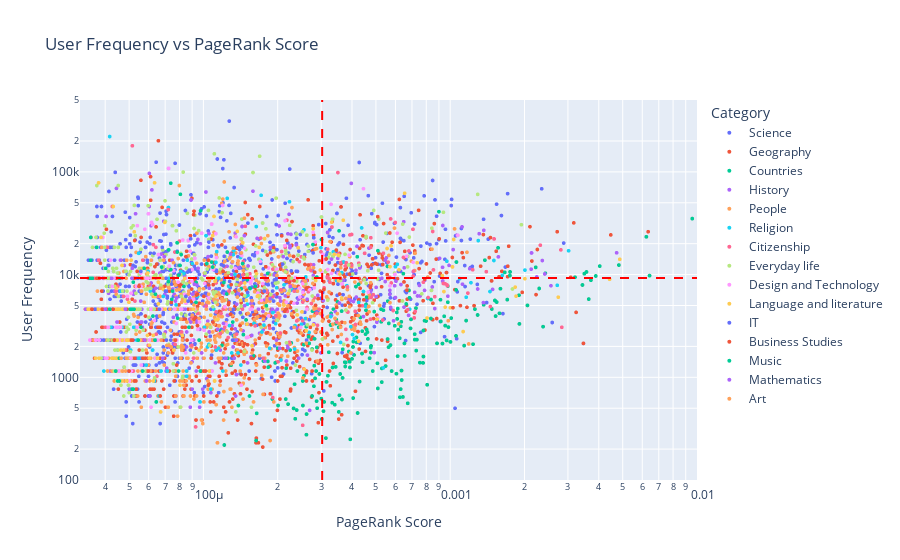

Notebook code cell kept with this figure:
### Markdown cell above
# Pagerank vs user frequency

### Code cell
freVpr = get_pageVSfreq_data(data, df_hubs)
plot_pageVSfreq(freVpr, category=None)

### Figure 1 — Plotly figure (JSON) as saved in the notebook; plotly's stock layout.template omitted (floating-point values rounded to 4 significant figures; data arrays with more than 128 entries replaced by an {"elided": "..."} marker saying what was removed)
{"data": [{"customdata": {"elided": "840x1 str values"}, "hovertemplate": "Category=Science<br>PageRank Score=%{x}<br>User Frequency=%{y}<br>article_name=%{customdata[0]}<extra></extra>", "legendgroup": "Science", "marker": {"color": "#636efa", "opacity": 1, "size": 4, "symbol": "circle"}, "mode": "markers", "name": "Science", "showlegend": true, "type": "scattergl", "x": {"elided": "840 float values"}, "xaxis": "x", "y": {"elided": "840 float values"}, "yaxis": "y"}, {"customdata": {"elided": "860x1 str values"}, "hovertemplate": "Category=Geography<br>PageRank Score=%{x}<br>User Frequency=%{y}<br>article_name=%{customdata[0]}<extra></extra>", "legendgroup": "Geography", "marker": {"color": "#EF553B", "opacity": 1, "size": 4, "symbol": "circle"}, "mode": "markers", "name": "Geography", "showlegend": true, "type": "scattergl", "x": {"elided": "860 float values"}, "xaxis": "x", "y": {"elided": "860 float values"}, "yaxis": "y"}, {"customdata": {"elided": "223x1 str values"}, "hovertemplate": "Category=Countries<br>PageRank Score=%{x}<br>User Frequency=%{y}<br>article_name=%{customdata[0]}<extra></extra>", "legendgroup": "Countries", "marker": {"color": "#00cc96", "opacity": 1, "size": 4, "symbol": "circle"}, "mode": "markers", "name": "Countries", "showlegend": true, "type": "scattergl", "x": {"elided": "223 float values"}, "xaxis": "x", "y": {"elided": "223 float values"}, "yaxis": "y"}, {"customdata": {"elided": "374x1 str values"}, "hovertemplate": "Category=History<br>PageRank Score=%{x}<br>User Frequency=%{y}<br>article_name=%{customdata[0]}<extra></extra>", "legendgroup": "History", "marker": {"color": "#ab63fa", "opacity": 1, "size": 4, "symbol": "circle"}, "mode": "markers", "name": "History", "showlegend": true, "type": "scattergl", "x": {"elided": "374 float values"}, "xaxis": "x", "y": {"elided": "374 float values"}, "yaxis": "y"}, {"customdata": {"elided": "519x1 str values"}, "hovertemplate": "Category=People<br>PageRank Score=%{x}<br>User Frequency=%{y}<br>article_name=%{customdata[0]}<extra></extra>", "legendgroup": "People", "marker": {"color": "#FFA15A", "opacity": 1, "size": 4, "symbol": "circle"}, "mode": "markers", "name": "People", "showlegend": true, "type": "scattergl", "x": {"elided": "519 float values"}, "xaxis": "x", "y": {"elided": "519 float values"}, "yaxis": "y"}, {"customdata": [["Christianity"], ["Religion"], ["Roman Catholic Church"], ["Philosophy"], ["Islam"], ["Greek mythology"], ["Norse mythology"], ["Jesus"], ["Roman mythology"], ["Judaism"], ["Bible"], ["God"], ["Church of England"], ["Buddhism"], ["Hinduism"], ["Age of Enlightenment"], ["Zeus"], ["Mind"], ["Deity"], ["Logic"], ["Pope"], ["Ethics"], ["Folklore"], ["Crusades"], ["Athena"], ["Political philosophy"], ["Confucianism"], ["Anglicanism"], ["Eastern Orthodox Church"], ["Odin"], ["Thor"], ["Existentialism"], ["Last Supper"], ["Atheism"], ["Apollo"], ["Spring Heeled Jack"], ["Anglican Communion"], ["Humanism"], ["Philosophy of mind"], ["Creationism"], ["Creationism"], ["Anarchism"], ["Creation-evolution controversy"], ["Names of God in Judaism"], ["Jupiter (mythology)"], ["Mysticism"], ["Spanish Inquisition"], ["Qur'an"], ["Mosque"], ["Celtic mythology"], ["Taoism"], ["Deluge (mythology)"], ["First Crusade"], ["Vampire"], ["Church of Ireland"], ["Pentateuch"], ["Mecca"], ["Heliocentrism"], ["Empiricism"], ["Trinity"], ["Brahman"], ["Religious Society of Friends"], ["Sikhism"], ["Shinto"], ["Allah"], ["Apostolic Succession"], ["Bahá'í Faith"], ["Atlantis"], ["Abbey"], ["Christian monasticism"], ["Swastika"], ["Abbot"], ["Utilitarianism"], ["Dead Sea scrolls"], ["Ganesha"], ["Zionism"], ["Scottish mythology"], ["East-West Schism"], ["Osiris"], ["Flat Earth"], ["Flat Earth"], ["Shroud of Turin"], ["Mormon"], ["Maya mythology"], ["Second Crusade"], ["Scottish Episcopal Church"], ["Idolatry"], ["Agnosticism"], ["Abhidhamma Pitaka"], ["Episcopal polity"], ["Book of Common Prayer"], ["Catholic social teaching"], ["Jehovah"], ["Allegory in the Middle Ages"], ["Stoicism"], ["First Council of Nicaea"], ["Sermon on the Mount"], ["Pali Canon"], ["Kohlberg's stages of moral development"], ["German Crusade, 1096"], ["Slavic mythology"], ["Analytical Marxism"], ["Consolation of Philosophy"], ["Isis"], ["Lindisfarne Gospels"], ["Ghost Dance"], ["Albigensian Crusade"], ["Yeti"], ["Quetzalcoatl"], ["Opus Dei"], ["Opus Dei"], ["Tripitaka"], ["Capitoline Triad"], ["Trimurti"], ["Ordination of women"], ["Papal conclave"], ["Dualism (philosophy of mind)"], ["Vinaya"], ["Tao Te Ching"], ["Children's Crusade"], ["Rama"], ["Anglican Church of Australia"], ["I Ching"]], "hovertemplate": "Category=Religion<br>PageRank Score=%{x}<br>User Frequency=%{y}<br>article_name=%{customdata[0]}<extra></extra>", "legendgroup": "Religion", "marker": {"color": "#19d3f3", "opacity": 1, "size": 4, "symbol": "circle"}, "mode": "markers", "name": "Religion", "showlegend": true, "type": "scattergl", "x": [0.003018, 0.001299, 0.002009, 0.001503, 0.002715, 0.0004376, 0.0001713, 0.0009692, 0.0002232, 0.001625, 0.001214, 0.001093, 0.0006105, 0.001449, 0.001161, 0.0006002, 0.0003363, 0.0002556, 0.0002994, 0.00037, 0.00081, 0.0005689, 0.000347, 0.0003637, 0.0001707, 0.0002599, 0.0003814, 0.0004453, 0.0006853, 0.0001328, 0.0001025, 0.0001416, 0.0001638, 0.0004257, 0.0002122, 4.171e-05, 0.0004529, 0.0001982, 0.0001132, 0.0001124, 0.0001124, 0.0003282, 7.219e-05, 0.0001249, 0.0001322, 0.0001516, 0.0002268, 0.000402, 0.0003597, 9.008e-05, 0.0003957, 0.0001342, 0.0001885, 8.338e-05, 0.0002496, 0.0001449, 0.0002682, 0.0001507, 0.0002351, 0.0002589, 0.0001491, 0.0001604, 0.0004083, 0.0001916, 0.0001964, 0.000191, 0.0005363, 7.749e-05, 0.0001102, 0.0001267, 0.0001275, 0.0001727, 0.0002342, 8.607e-05, 9.467e-05, 0.0002062, 5.975e-05, 0.0001759, 4.864e-05, 5.466e-05, 5.466e-05, 8.105e-05, 0.0001039, 4.695e-05, 0.000101, 0.0001052, 0.0001149, 0.0001856, 0.0001155, 0.0001129, 0.0001418, 6.881e-05, 7.229e-05, 4.616e-05, 0.0001199, 0.0001335, 0.0001302, 0.0001381, 6.088e-05, 6.226e-05, 4.222e-05, 5.22e-05, 5.865e-05, 6.736e-05, 4.603e-05, 4.249e-05, 8.551e-05, 4.681e-05, 5.072e-05, 4.653e-05, 4.653e-05, 8.549e-05, 4.293e-05, 5.367e-05, 5.478e-05, 3.95e-05, 3.553e-05, 7.145e-05, 0.0001071, 6.335e-05, 9.691e-05, 6.605e-05, 4.853e-05], "xaxis": "x", "y": [17060.0, 21430.0, 11060.0, 13720.0, 7866.0, 28480.0, 59170.0, 13490.0, 51140.0, 9811.0, 8343.0, 9135.0, 12580.0, 6842.0, 6023.0, 11930.0, 16700.0, 27260.0, 18270.0, 13250.0, 5855.0, 9372.0, 8718.0, 10450.0, 13810.0, 9496.0, 7801.0, 6847.0, 4604, 17100.0, 23940.0, 14680.0, 29350.0, 5353.0, 7938.0, 220992, 4925.0, 7437.0, 16740.0, 13150.0, 13150.0, 3903.0, 44889, 55250.0, 15650.0, 6278.0, 7269.0, 2606.0, 2185.0, 12790.0, 3111.0, 10050.0, 5883.0, 10230.0, 3289.0, 18416, 2734.0, 5146.0, 3187.0, 3727.0, 6139.0, 3348.0, 2381.0, 4297.0, 3325.0, 4275.0, 1235.0, 5064.0, 4604, 7673.0, 3187.0, 2762.0, 1883.0, 13810.0, 6139.0, 1473.0, 10740.0, 3223.0, 10740.0, 16110.0, 16110.0, 10740.0, 1973.0, 6906, 3069.0, 2093.0, 1918.0, 1918.0, 9208, 1842.0, 1315.0, 6139.0, 9208, 6906, 1151, 2302, 1726.0, 1726.0, 6906, 1842.0, 3069.0, 3069.0, 1315.0, 1151, 3069.0, 4604, 1023.0, 3069.0, 1842.0, 1535.0, 1535.0, 1151, 4604, 2302, 1535.0, 1151, 4604, 1151, 767.3, 920.8, 575.5, 657.7, 1535.0], "yaxis": "y"}, {"customdata": {"elided": "193x1 str values"}, "hovertemplate": "Category=Citizenship<br>PageRank Score=%{x}<br>User Frequency=%{y}<br>article_name=%{customdata[0]}<extra></extra>", "legendgroup": "Citizenship", "marker": {"color": "#FF6692", "opacity": 1, "size": 4, "symbol": "circle"}, "mode": "markers", "name": "Citizenship", "showlegend": true, "type": "scattergl", "x": {"elided": "193 float values"}, "xaxis": "x", "y": {"elided": "193 float values"}, "yaxis": "y"}, {"customdata": {"elided": "308x1 str values"}, "hovertemplate": "Category=Everyday life<br>PageRank Score=%{x}<br>User Frequency=%{y}<br>article_name=%{customdata[0]}<extra></extra>", "legendgroup": "Everyday life", "marker": {"color": "#B6E880", "opacity": 1, "size": 4, "symbol": "circle"}, "mode": "markers", "name": "Everyday life", "showlegend": true, "type": "scattergl", "x": {"elided": "308 float values"}, "xaxis": "x", "y": {"elided": "308 float values"}, "yaxis": "y"}, {"customdata": {"elided": "161x1 str values"}, "hovertemplate": "Category=Design and Technology<br>PageRank Score=%{x}<br>User Frequency=%{y}<br>article_name=%{customdata[0]}<extra></extra>", "legendgroup": "Design and Technology", "marker": {"color": "#FF97FF", "opacity": 1, "size": 4, "symbol": "circle"}, "mode": "markers", "name": "Design and Technology", "showlegend": true, "type": "scattergl", "x": {"elided": "161 float values"}, "xaxis": "x", "y": {"elided": "161 float values"}, "yaxis": "y"}, {"customdata": {"elided": "133x1 str values"}, "hovertemplate": "Category=Language and literature<br>PageRank Score=%{x}<br>User Frequency=%{y}<br>article_name=%{customdata[0]}<extra></extra>", "legendgroup": "Language and literature", "marker": {"color": "#FECB52", "opacity": 1, "size": 4, "symbol": "circle"}, "mode": "markers", "name": "Language and literature", "showlegend": true, "type": "scattergl", "x": {"elided": "133 float values"}, "xaxis": "x", "y": {"elided": "133 float values"}, "yaxis": "y"}, {"customdata": [["Computer"], ["Internet"], ["Computer science"], ["Microsoft Windows"], ["World Wide Web"], ["Microsoft"], ["Computer programming"], ["Programming language"], ["DVD"], ["Linux"], ["Macintosh"], ["Integrated circuit"], ["Compact Disc"], ["Google"], ["Unix"], ["IPod"], ["Central processing unit"], ["Cryptography"], ["Open source"], ["Wikipedia"], ["History of the Internet"], ["Functional programming"], ["Windows XP"], ["Speech synthesis"], ["Bioinformatics"], ["Gmail"], ["Floppy disk"], ["C++"], ["Internet Explorer"], ["Mozilla Firefox"], ["GNU"], ["Spyware"], ["Quantum computer"], ["OpenOffice.org"], ["History of computing hardware"], ["Markup language"], ["Windows Vista"], ["Imperative programming"], ["Perl"], ["Podcasting"], ["GNOME"], ["Wikimedia Foundation"], ["Commodore 64"], ["GNU Project"], ["GNU Project"], ["X Window System"], ["HTTP cookie"], ["Enigma machine"], ["ASCII"], ["TeX"], ["Python (programming language)"], ["Emacs"], ["Ajax (programming)"], ["Brute force attack"], ["BASIC"], ["Scheme programming language"], ["Phishing"], ["OpenBSD"], ["Windows 2000"], ["CPU cache"], ["ZX Spectrum"], ["RSS (file format)"], ["Moore's Law"], ["Acorn Computers"], ["Ubuntu (Linux distribution)"], ["Napster"], ["Wikinews"], ["Caesar cipher"]], "hovertemplate": "Category=IT<br>PageRank Score=%{x}<br>User Frequency=%{y}<br>article_name=%{customdata[0]}<extra></extra>", "legendgroup": "IT", "marker": {"color": "#636efa", "opacity": 1, "size": 4, "symbol": "circle"}, "mode": "markers", "name": "IT", "showlegend": true, "type": "scattergl", "x": [0.0008487, 0.00101, 0.0004278, 0.0003797, 0.0002237, 0.0003611, 0.0001199, 0.0002144, 0.0003821, 0.0003237, 0.0001515, 0.00028, 0.0002782, 0.0001428, 0.0003506, 8.881e-05, 0.0002271, 0.0002094, 0.0001382, 0.0001077, 4.392e-05, 0.0001973, 0.000195, 8.904e-05, 0.0001986, 5.431e-05, 0.0001208, 0.0001892, 0.0001214, 0.0001203, 0.000153, 0.0001052, 0.0001146, 7.088e-05, 5.444e-05, 0.0001228, 0.0001184, 9.83e-05, 0.0001765, 7.964e-05, 0.0001511, 7.021e-05, 6.884e-05, 8.758e-05, 8.758e-05, 0.0001411, 7.834e-05, 7.991e-05, 0.0001325, 0.0001018, 6.812e-05, 8.498e-05, 5.191e-05, 5.418e-05, 6.308e-05, 0.0001129, 5.581e-05, 8.666e-05, 0.0001313, 7.055e-05, 6.808e-05, 7.083e-05, 5.429e-05, 3.78e-05, 6.632e-05, 3.633e-05, 4.827e-05, 3.95e-05], "xaxis": "x", "y": [82500.0, 47030.0, 123500.0, 55360.0, 106500.0, 45610.0, 107700.0, 49493, 10080.0, 13100.0, 31720.0, 22840.0, 16260.0, 18820.0, 11180.0, 22310.0, 10870.0, 12661, 18416, 15130.0, 98986, 30690.0, 10230.0, 59850.0, 17500.0, 56780.0, 12170.0, 14200.0, 15070.0, 10740.0, 14320.0, 20718, 19180.0, 38370.0, 55248, 18416, 12500.0, 43738, 6906.0, 12280.0, 6697.0, 6906, 4250.0, 11050.0, 11050.0, 4250.0, 16880.0, 10130.0, 4604, 6577.0, 18416, 6139.0, 12280.0, 9208, 16110.0, 10740.0, 10740.0, 5525.0, 2302, 9208, 1417.0, 2302, 9208, 9208, 4604, 4604, 1535.0, 2302], "yaxis": "y"}, {"customdata": [["Microsoft"], ["Petroleum"], ["Economics"], ["Currency"], ["Money"], ["Sony"], ["Nintendo"], ["Industry"], ["United States dollar"], ["Natural gas"], ["Advertising"], ["Corporation"], ["Business"], ["Tourism"], ["Mining"], ["Manufacturing"], ["Finance"], ["British East India Company"], ["Euro"], ["Market"], ["Employment"], ["Organization"], ["Coin"], ["List of circulating currencies"], ["Globalization"], ["Infrastructure"], ["Wall Street"], ["World Trade Organization"], ["Pottery"], ["Stock"], ["Stock"], ["Gold standard"], ["Cooperative"], ["Banknote"], ["Pound sterling"], ["AT&T"], ["Corporate finance"], ["Supply and demand"], ["Adam Smith"], ["Guild"], ["Household income in the United States"], ["Oil refinery"], ["Mercantilism"], ["John Maynard Keynes"], ["Accountancy"], ["Logistics"], ["Land (economics)"], ["Company (law)"], ["BAE Systems"], ["Minimum wage"], ["North Sea oil"], ["Numismatics"], ["Japanese yen"], ["Thomas Malthus"], ["Prospecting"], ["Investment banking"], ["Economy of Africa"], ["GlaxoSmithKline"], ["Bretton Woods system"], ["Das Kapital"], ["Economy of India"], ["World Bank Group"], ["Royal Dutch Shell"], ["BP"], ["HSBC"], ["J. S. Fry & Sons"], ["Economy of Pakistan"], ["Acorn Computers"], ["Sinclair Research Ltd"], ["Demand Note"], ["Income disparity"], ["Behavioral finance"], ["Vodafone"], ["Economic inequality"], ["Economy of the Republic of Ireland"], ["Renminbi"], ["Harley-Davidson"], ["Supply chain management"], ["Intel Corporation"], ["Rupee"]], "hovertemplate": "Category=Business Studies<br>PageRank Score=%{x}<br>User Frequency=%{y}<br>article_name=%{customdata[0]}<extra></extra>", "legendgroup": "Business Studies", "marker": {"color": "#EF553B", "opacity": 1, "size": 4, "symbol": "circle"}, "mode": "markers", "name": "Business Studies", "showlegend": true, "type": "scattergl", "x": [0.0003611, 0.001578, 0.00102, 0.003237, 0.0005087, 0.0002657, 0.0001576, 0.0007886, 0.001169, 0.0009662, 0.0003457, 0.0004441, 0.0005135, 0.001026, 0.0006681, 0.0005555, 0.0004603, 0.0003428, 0.00125, 0.0003904, 0.0004465, 0.0002272, 0.0003591, 0.0002286, 0.0002329, 0.0003467, 0.0001789, 0.0004292, 0.000298, 0.0003142, 0.0003142, 0.000266, 0.0002226, 0.0003079, 0.0004278, 0.0001295, 9.126e-05, 0.0002847, 0.0004231, 0.0002135, 6.43e-05, 0.0001288, 0.0001603, 0.0002039, 0.0001201, 9.465e-05, 8.497e-05, 0.0001197, 9.387e-05, 0.0001407, 0.0001004, 0.0002162, 0.0001468, 0.0001376, 5.24e-05, 4.046e-05, 5.485e-05, 9.297e-05, 0.0001403, 9.165e-05, 5.687e-05, 0.0001565, 7.707e-05, 5.812e-05, 0.0001093, 3.703e-05, 4.31e-05, 3.78e-05, 5.113e-05, 5.645e-05, 4.888e-05, 3.896e-05, 6.689e-05, 5.976e-05, 4.05e-05, 0.0001376, 3.535e-05, 5.276e-05, 4.354e-05, 5e-05], "xaxis": "x", "y": [45610.0, 9533.0, 14680.0, 4288.0, 36680.0, 53460.0, 34880.0, 9022.0, 4806.0, 10460.0, 17320.0, 19020.0, 16220.0, 4761.0, 7070.0, 9988.0, 12610.0, 12380.0, 4984.0, 10080.0, 5683.0, 19070.0, 9208, 32800.0, 8696.0, 4800.0, 11920.0, 4967.0, 4176.0, 14200.0, 14200.0, 12400.0, 8441.0, 7162.0, 1883.0, 7980.0, 38370.0, 5023.0, 2787.0, 4395.0, 29160.0, 4119.0, 4062.0, 3223.0, 10740.0, 6446.0, 14963, 7893.0, 6330.0, 3187.0, 6139.0, 4604, 2125.0, 2302, 9208, 27624, 7673.0, 3837.0, 2093.0, 3683.0, 1535.0, 1535.0, 2302, 1535.0, 3453, 9208, 4604, 9208, 2302, 9208, 4604, 4604, 657.7, 1151, 4604, 383.7, 4604, 1535.0, 2302, 1151], "yaxis": "y"}, {"customdata": [["Music"], ["Jazz"], ["The Beatles"], ["Musical instrument"], ["Hip hop music"], ["Folk music"], ["Music of the United States"], ["Guitar"], ["Piano"], ["American popular music"], ["Salsa music"], ["Rhythm and blues"], ["Nirvana (band)"], ["The Rolling Stones"], ["Reggae"], ["Synthesizer"], ["Trumpet"], ["U2"], ["Rapping"], ["Renaissance music"], ["Alternative rock"], ["Clarinet"], ["Queen (band)"], ["Flute"], ["Bluegrass music"], ["A cappella"], ["Oasis (band)"], ["Arctic Monkeys"], ["Reggaeton"], ["Recorder"], ["Drum and bass"], ["Brass instrument"], ["Ragtime"], ["Double bass"], ["Medieval music"], ["Gregorian chant"], ["Saxophone"], ["Music of Spain"], ["The Supremes"], ["Cello"], ["Ska"], ["I Want to Hold Your Hand"], ["Tin whistle"], ["Music of Barbados"], ["Duran Duran"], ["The Temptations"], ["Atonality"], ["Music of the trecento"], ["Music of Hawaii"], ["The Smiths"], ["Van Halen"], ["The Beatles discography"], ["Music of Ireland"], ["Eurovision Song Contest"], ["Glastonbury Festival"], ["Ray of Light"], ["Sgt. Pepper's Lonely Hearts Club Band"], ["Music of New Zealand"], ["The Rite of Spring"], ["Bohemian Rhapsody"], ["Iron Maiden"], ["Music of the Bahamas"], ["Music of Trinidad and Tobago"], ["Music of Dominica"], ["Ladysmith Black Mambazo"], ["Beatles for Sale"], ["Guqin"], ["Hey Jude"]], "hovertemplate": "Category=Music<br>PageRank Score=%{x}<br>User Frequency=%{y}<br>article_name=%{customdata[0]}<extra></extra>", "legendgroup": "Music", "marker": {"color": "#00cc96", "opacity": 1, "size": 4, "symbol": "circle"}, "mode": "markers", "name": "Music", "showlegend": true, "type": "scattergl", "x": [0.0009002, 0.0005094, 0.000301, 0.0003545, 0.0002779, 0.0004202, 7.373e-05, 0.0002881, 0.0004254, 8.067e-05, 9.741e-05, 0.0001442, 7.231e-05, 0.000182, 0.0001242, 0.000109, 0.0001622, 0.0001546, 8.04e-05, 7.822e-05, 9.338e-05, 0.0001422, 0.0001508, 0.00018, 0.0001033, 0.0001081, 0.000121, 7.834e-05, 6.77e-05, 7.386e-05, 8.127e-05, 7.938e-05, 8.341e-05, 9.332e-05, 7.217e-05, 7.497e-05, 0.0001315, 5.2e-05, 5.755e-05, 7.865e-05, 8.739e-05, 4.573e-05, 6.392e-05, 5.128e-05, 6.247e-05, 4.021e-05, 7.448e-05, 3.497e-05, 3.549e-05, 6.367e-05, 5.235e-05, 3.699e-05, 5.052e-05, 9.607e-05, 4.172e-05, 3.491e-05, 5.672e-05, 3.46e-05, 5.586e-05, 3.523e-05, 0.0001537, 4.413e-05, 5.151e-05, 4.569e-05, 5.449e-05, 4.564e-05, 7.937e-05, 4.499e-05], "xaxis": "x", "y": [41020.0, 17090.0, 21960.0, 26660.0, 19610.0, 14920.0, 77610.0, 9464.0, 8037.0, 60510.0, 41900.0, 12800.0, 17430.0, 10250.0, 6480.0, 11840.0, 7673.0, 7325.0, 12280.0, 20390.0, 8396.0, 7269.0, 8901.0, 4972.0, 12790.0, 13240.0, 8371.0, 16570.0, 11840.0, 11180.0, 15650.0, 9866.0, 7673.0, 5371.0, 8550.0, 6906, 3453, 8441.0, 11510, 3767.0, 3069.0, 9208, 6446.0, 4604, 3946.0, 11510, 5755, 23020, 9208, 2302, 4604, 18416, 4604, 2302, 4604, 13812, 1151, 9208, 3069.0, 9208, 657.7, 1151, 767.3, 920.8, 2302, 1535.0, 1151, 920.8], "yaxis": "y"}, {"customdata": [["Mathematics"], ["Information"], ["Geometry"], ["Arithmetic"], ["Algorithm"], ["Game theory"], ["Number"], ["Calculus"], ["Algebra"], ["Statistics"], ["Sphere"], ["Abacus"], ["Prime number"], ["Symmetry"], ["Pythagorean theorem"], ["Differential equation"], ["Trigonometry"], ["Applied mathematics"], ["Measurement"], ["Euclidean geometry"], ["Mathematical analysis"], ["Topology"], ["Group (mathematics)"], ["Boolean logic"], ["Set"], ["Probability theory"], ["Quantity"], ["Fractal"], ["Trigonometric function"], ["Matrix (mathematics)"], ["Linear algebra"], ["Fundamental theorem of arithmetic"], ["Elementary algebra"], ["Pi"], ["Ordinary differential equation"], ["Manifold"], ["Elementary arithmetic"], ["Polar coordinate system"], ["Nash equilibrium"], ["Ordinal number"], ["Venn diagram"], ["Elementary group theory"]], "hovertemplate": "Category=Mathematics<br>PageRank Score=%{x}<br>User Frequency=%{y}<br>article_name=%{customdata[0]}<extra></extra>", "legendgroup": "Mathematics", "marker": {"color": "#ab63fa", "opacity": 1, "size": 4, "symbol": "circle"}, "mode": "markers", "name": "Mathematics", "showlegend": true, "type": "scattergl", "x": [0.001368, 0.0003975, 0.0004151, 0.00022, 0.0002242, 0.0002263, 0.0002028, 0.0003303, 0.0002243, 0.000501, 0.0002906, 0.0001651, 0.0002106, 0.000225, 0.0001413, 0.0002605, 0.0001306, 0.0001288, 0.0001517, 0.0001934, 0.0001864, 0.0002055, 0.0001469, 6.949e-05, 0.0001899, 9.418e-05, 9.523e-05, 7.787e-05, 8.808e-05, 0.0001206, 9.03e-05, 9.182e-05, 5.15e-05, 0.0001358, 8.885e-05, 0.0001319, 5.135e-05, 4.246e-05, 5.79e-05, 5.879e-05, 4.01e-05, 4.829e-05], "xaxis": "x", "y": [26980.0, 77280.0, 10990.0, 24990.0, 18240.0, 24640.0, 29750.0, 14150.0, 19110.0, 7507.0, 6278.0, 22510.0, 14960.0, 7607.0, 16110.0, 8696.0, 13040.0, 15860.0, 12140.0, 9916.0, 5832.0, 5525.0, 4988.0, 14963, 4604, 7893.0, 11510, 5919.0, 5919.0, 3348.0, 6446.0, 8057.0, 11510, 2302, 3453, 1973.0, 9208, 9208, 2302, 920.8, 4604, 4604], "yaxis": "y"}, {"customdata": [["Art"], ["Painting"], ["Drama"], ["Fine art"], ["Italian Renaissance"], ["Photography"], ["Drawing"], ["Visual arts"], ["Sculpture"], ["Impressionism"], ["Textile"], ["Pottery"], ["Baroque"], ["Cubism"], ["Mona Lisa"], ["National Gallery, London"], ["Jewellery"], ["Expressionism"], ["Neoclassicism"], ["Mosaic"], ["Printmaking"], ["Abstract art"], ["Brush"], ["Calligraphy"], ["Stained glass"], ["Buddhist art"], ["The Last Supper (Leonardo)"], ["Oil painting"], ["Constructivism (art)"], ["Sistine Chapel ceiling"], ["Watercolor painting"], ["Kitsch"], ["Pre-Raphaelite Brotherhood"]], "hovertemplate": "Category=Art<br>PageRank Score=%{x}<br>User Frequency=%{y}<br>article_name=%{customdata[0]}<extra></extra>", "legendgroup": "Art", "marker": {"color": "#FFA15A", "opacity": 1, "size": 4, "symbol": "circle"}, "mode": "markers", "name": "Art", "showlegend": true, "type": "scattergl", "x": [0.001042, 0.0003259, 0.0002873, 0.0001199, 0.0001467, 0.0002585, 0.0001321, 0.0001426, 0.0003911, 0.0001986, 0.0004079, 0.000298, 0.0003594, 0.0001472, 0.0001312, 0.0001394, 9.917e-05, 0.0001216, 0.0001419, 0.000233, 0.0001165, 0.000105, 6.895e-05, 0.0001439, 0.0001155, 6.686e-05, 6.844e-05, 6.658e-05, 7.243e-05, 4.891e-05, 4.711e-05, 4.641e-05, 4.869e-05], "xaxis": "x", "y": [27870.0, 20950.0, 17920.0, 54330.0, 35420.0, 8632.0, 18130.0, 16250.0, 4860.0, 9809.0, 3719.0, 4176.0, 3069.0, 7512.0, 13350.0, 7059.0, 5180.0, 5591.0, 2899.0, 3069.0, 6278.0, 5312.0, 13812, 3376.0, 3165.0, 7366.0, 9208, 3946.0, 2046.0, 13812, 1151, 1535.0, 1535.0], "yaxis": "y"}], "layout": {"legend": {"title": {"text": "Category"}, "tracegroupgap": 0}, "shapes": [{"line": {"color": "red", "dash": "dash"}, "type": "line", "x0": 0.0003028, "x1": 0.0003028, "xref": "x", "y0": 0, "y1": 1, "yref": "y domain"}, {"line": {"color": "red", "dash": "dash"}, "type": "line", "x0": 0, "x1": 1, "xref": "x domain", "y0": 9248.0, "y1": 9248.0, "yref": "y"}], "title": {"text": "User Frequency vs PageRank Score"}, "xaxis": {"anchor": "y", "domain": [0, 1], "range": [-4.5, -2], "title": {"text": "PageRank Score"}, "type": "log"}, "yaxis": {"anchor": "x", "domain": [0, 1], "range": [2, 5.7], "title": {"text": "User Frequency"}, "type": "log"}}}
